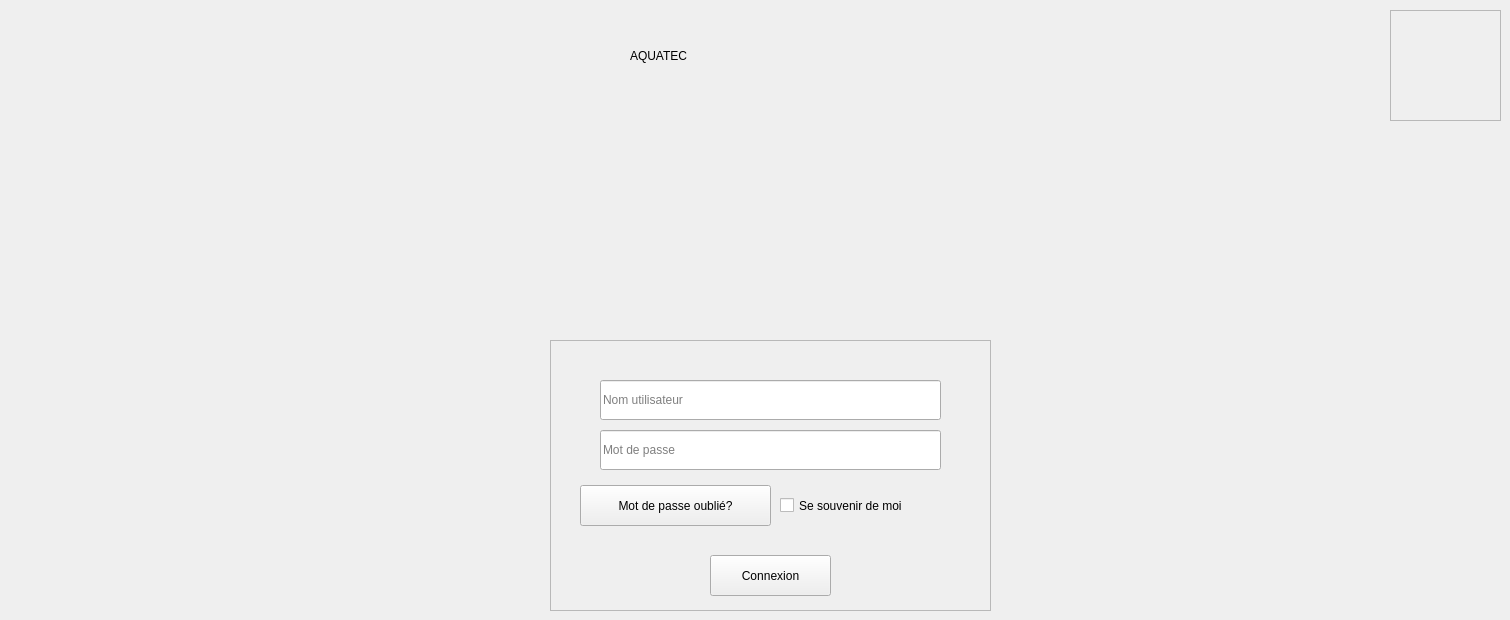
    <widget class="QWidget" name="loginb">
     <widget class="QLabel" name="label_b">
      <property name="geometry">
       <rect>
        <x>630</x>
        <y>10</y>
        <width>351</width>
        <height>91</height>
       </rect>
      </property>
      <property name="text">
       <string>AQUATEC</string>
      </property>
     </widget>
     <widget class="QFrame" name="frameb">
      <property name="geometry">
       <rect>
        <x>550</x>
        <y>340</y>
        <width>441</width>
        <height>271</height>
       </rect>
      </property>
      <property name="frameShape">
       <enum>QFrame::Shape::StyledPanel</enum>
      </property>
      <property name="frameShadow">
       <enum>QFrame::Shadow::Raised</enum>
      </property>
      <widget class="QLineEdit" name="lineEdit_b">
       <property name="geometry">
        <rect>
         <x>50</x>
         <y>40</y>
         <width>341</width>
         <height>40</height>
        </rect>
       </property>
       <property name="placeholderText">
        <string>Nom utilisateur </string>
       </property>
      </widget>
      <widget class="QLineEdit" name="lineEdit_2b">
       <property name="geometry">
        <rect>
         <x>50</x>
         <y>90</y>
         <width>341</width>
         <height>40</height>
        </rect>
       </property>
       <property name="placeholderText">
        <string>Mot de passe</string>
       </property>
      </widget>
      <widget class="QPushButton" name="pushButton_b">
       <property name="geometry">
        <rect>
         <x>160</x>
         <y>215</y>
         <width>121</width>
         <height>41</height>
        </rect>
       </property>
       <property name="text">
        <string>Connexion</string>
       </property>
      </widget>
      <widget class="QCheckBox" name="checkBoxb">
       <property name="geometry">
        <rect>
         <x>230</x>
         <y>145</y>
         <width>191</width>
         <height>41</height>
        </rect>
       </property>
       <property name="text">
        <string>Se souvenir de moi</string>
       </property>
      </widget>
      <widget class="QPushButton" name="pushButton_20b">
       <property name="geometry">
        <rect>
         <x>30</x>
         <y>145</y>
         <width>191</width>
         <height>41</height>
        </rect>
       </property>
       <property name="text">
        <string>Mot de passe oublié?</string>
       </property>
      </widget>
     </widget>
     <widget class="QFrame" name="frame_3b">
      <property name="geometry">
       <rect>
        <x>1390</x>
        <y>10</y>
        <width>111</width>
        <height>111</height>
       </rect>
      </property>
      <property name="frameShape">
       <enum>QFrame::Shape::StyledPanel</enum>
      </property>
      <property name="frameShadow">
       <enum>QFrame::Shadow::Raised</enum>
      </property>
     </widget>
     <widget class="QLabel" name="label_2b">
      <property name="geometry">
       <rect>
        <x>520</x>
        <y>310</y>
        <width>71</width>
        <height>71</height>
       </rect>
      </property>
      <property name="styleSheet">
       <string notr="true">image: url(:/res/user (1).png);</string>
      </property>
      <property name="text">
       <string/>
      </property>
     </widget>
    </widget>
